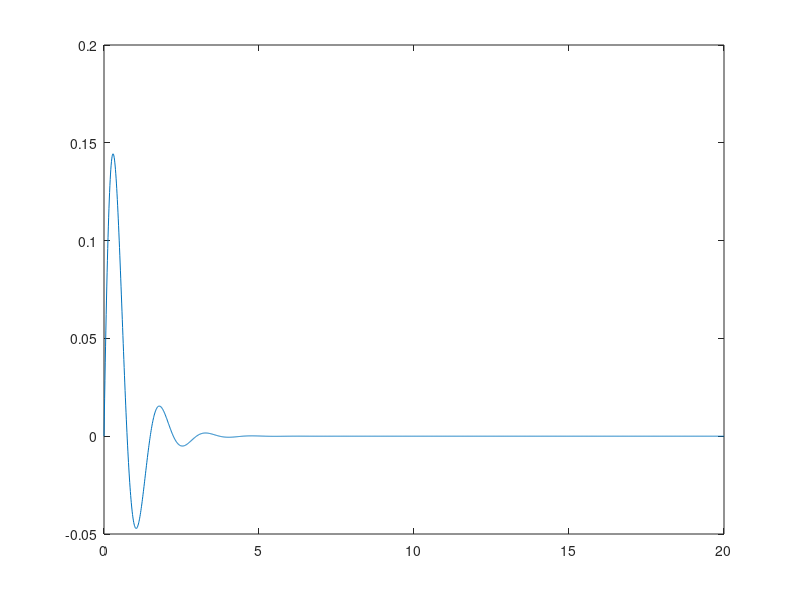

Here is the MATLAB script that generated this plot: (Note: this script raises an error after producing the figure.)
% Setup
clc
clear
% Constants
m = 3;
b = 9; 
k = 60;

% State Variables
A = [-b/m   -k/m;...
    1   0]
B = [1/m;...
    0]
C = [0  1]
D =  [0]

% System Build
t = 0:0.01:20;
sys = ss(A, B, C, D);
x0 = [1;0];
y= initial(sys, x0,t)
u = [0;0];
plot(t, y)
yline(0,'k--')



